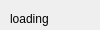
<?xml version="1.0" encoding="UTF-8"?>
<ui version="4.0">
 <class>MainWindow</class>
 <widget class="QMainWindow" name="MainWindow">
  <property name="enabled">
   <bool>true</bool>
  </property>
  <property name="geometry">
   <rect>
    <x>0</x>
    <y>0</y>
    <width>100</width>
    <height>30</height>
   </rect>
  </property>
  <property name="sizePolicy">
   <sizepolicy hsizetype="Expanding" vsizetype="Expanding">
    <horstretch>0</horstretch>
    <verstretch>0</verstretch>
   </sizepolicy>
  </property>
  <property name="maximumSize">
   <size>
    <width>100</width>
    <height>30</height>
   </size>
  </property>
  <property name="windowTitle">
   <string>HEnvBoxTray</string>
  </property>
  <property name="iconSize">
   <size>
    <width>0</width>
    <height>0</height>
   </size>
  </property>
  <property name="toolButtonStyle">
   <enum>Qt::ToolButtonIconOnly</enum>
  </property>
  <widget class="QWidget" name="centralwidget">
   <property name="sizePolicy">
    <sizepolicy hsizetype="Expanding" vsizetype="Expanding">
     <horstretch>0</horstretch>
     <verstretch>0</verstretch>
    </sizepolicy>
   </property>
   <widget class="QLabel" name="label">
    <property name="geometry">
     <rect>
      <x>10</x>
      <y>10</y>
      <width>55</width>
      <height>18</height>
     </rect>
    </property>
    <property name="sizePolicy">
     <sizepolicy hsizetype="Expanding" vsizetype="Expanding">
      <horstretch>0</horstretch>
      <verstretch>0</verstretch>
     </sizepolicy>
    </property>
    <property name="text">
     <string>loading</string>
    </property>
   </widget>
  </widget>
 </widget>
 <resources/>
 <connections/>
</ui>
